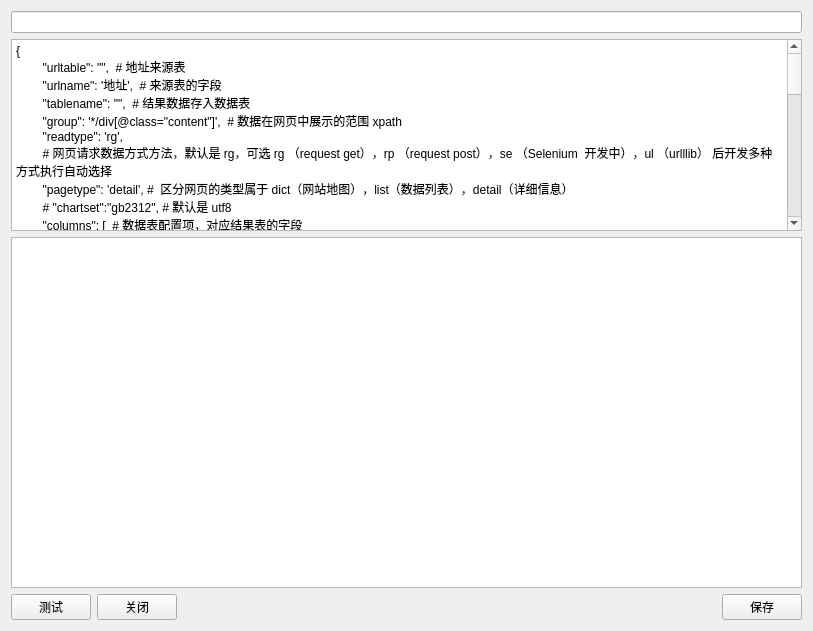
<?xml version="1.0" encoding="UTF-8"?>
<ui version="4.0">
 <class>Form</class>
 <widget class="QWidget" name="Form">
  <property name="geometry">
   <rect>
    <x>0</x>
    <y>0</y>
    <width>813</width>
    <height>631</height>
   </rect>
  </property>
  <property name="sizePolicy">
   <sizepolicy hsizetype="Expanding" vsizetype="Expanding">
    <horstretch>0</horstretch>
    <verstretch>0</verstretch>
   </sizepolicy>
  </property>
  <property name="windowTitle">
   <string>Form</string>
  </property>
  <layout class="QGridLayout" name="gridLayout">
   <item row="5" column="1">
    <widget class="QPushButton" name="pushButton_3">
     <property name="minimumSize">
      <size>
       <width>60</width>
       <height>0</height>
      </size>
     </property>
     <property name="maximumSize">
      <size>
       <width>80</width>
       <height>16777215</height>
      </size>
     </property>
     <property name="text">
      <string>关闭</string>
     </property>
    </widget>
   </item>
   <item row="0" column="0" colspan="6">
    <widget class="QLineEdit" name="lineEdit">
     <property name="sizePolicy">
      <sizepolicy hsizetype="Expanding" vsizetype="Fixed">
       <horstretch>0</horstretch>
       <verstretch>0</verstretch>
      </sizepolicy>
     </property>
     <property name="minimumSize">
      <size>
       <width>200</width>
       <height>0</height>
      </size>
     </property>
    </widget>
   </item>
   <item row="5" column="0">
    <widget class="QPushButton" name="pushButton_2">
     <property name="minimumSize">
      <size>
       <width>60</width>
       <height>0</height>
      </size>
     </property>
     <property name="maximumSize">
      <size>
       <width>80</width>
       <height>16777215</height>
      </size>
     </property>
     <property name="text">
      <string>测试</string>
     </property>
    </widget>
   </item>
   <item row="5" column="5">
    <widget class="QPushButton" name="pushButton_4">
     <property name="maximumSize">
      <size>
       <width>80</width>
       <height>16777215</height>
      </size>
     </property>
     <property name="text">
      <string>保存</string>
     </property>
    </widget>
   </item>
   <item row="1" column="0" colspan="6">
    <widget class="QPlainTextEdit" name="plainTextEdit">
     <property name="sizePolicy">
      <sizepolicy hsizetype="Ignored" vsizetype="Minimum">
       <horstretch>0</horstretch>
       <verstretch>0</verstretch>
      </sizepolicy>
     </property>
     <property name="minimumSize">
      <size>
       <width>0</width>
       <height>100</height>
      </size>
     </property>
     <property name="plainText">
      <string>{
        &quot;urltable&quot;: &quot;&quot;,  # 地址来源表
        &quot;urlname&quot;: '地址',  # 来源表的字段
        &quot;tablename&quot;: &quot;&quot;,  # 结果数据存入数据表
        &quot;group&quot;: '*/div[@class=&quot;content&quot;]',  # 数据在网页中展示的范围 xpath
        &quot;readtype&quot;: 'rg',
        # 网页请求数据方式方法，默认是 rg，可选 rg （request get），rp （request post），se （Selenium  开发中），ul （urlllib） 后开发多种方式执行自动选择
        &quot;pagetype&quot;: 'detail', #  区分网页的类型属于 dict（网站地图），list（数据列表），detail（详细信息）
        # &quot;chartset&quot;:&quot;gb2312&quot;, # 默认是 utf8
        &quot;columns&quot;: [  # 数据表配置项，对应结果表的字段
            {&quot;类型&quot;: &quot;主键&quot;,  # 系统默认类型包括 主键，不解析，本地连接，采集时间，文本，连接，图片，数组，context，list
             &quot;名称&quot;: &quot;主键&quot;,  # 当类型为主键时，规则 可选uuid （随机生成），md5（必须有 连接 属性） 两种
             &quot;规则&quot;: &quot;md5&quot;,  # 规则一般使用 xpath 规则，极个别系统配置不采用xpath 比如主键，本地连接，采集时间，不解析（规则原文本返回），
             &quot;连接&quot;: &quot;地址&quot;  # 除 类型，名称，规则 三个必须的属性外，其他会有额外的一些属性辅助，
                             # 例如  主键的md5必须有链接属性（属性值对应其他字段的名称），congtext 和 list代表包含更复杂的columns
             },
            {&quot;类型&quot;: &quot;不解析&quot;, &quot;名称&quot;: &quot;网站&quot;, &quot;规则&quot;: &quot;学习资料库&quot;},
            {&quot;类型&quot;: &quot;本地连接&quot;, &quot;名称&quot;: &quot;地址&quot;, &quot;规则&quot;: &quot;&quot;, },
            {&quot;类型&quot;: &quot;采集时间&quot;, &quot;名称&quot;: &quot;采集时间&quot;, &quot;规则&quot;: &quot;%Y.%m.%d %H:%M:%S&quot;, },
            {&quot;类型&quot;: &quot;文本&quot;, &quot;名称&quot;: &quot;标题&quot;, &quot;规则&quot;: &quot;./h1/text()&quot;},
            {&quot;类型&quot;: &quot;图片&quot;, &quot;名称&quot;: &quot;图片&quot;, &quot;规则&quot;: './/div[@class=&quot;cont_l&quot;]/div[@class=&quot;cont_lt&quot;]/img/@src'},
            
            {
                &quot;名称&quot;: '资料介绍',
                &quot;类型&quot;: 'context',
                &quot;规则&quot;: './/div[@class=&quot;download&quot;]/div[@class=&quot;download-left&quot;]',
                &quot;columns&quot;: [
                    {&quot;名称&quot;: &quot;资料介绍&quot;, &quot;规则&quot;: './/div[@class=&quot;info-content&quot;]', &quot;类型&quot;: &quot;源代码&quot;},
                ]
            }, {
                &quot;名称&quot;: '下载文件',
                &quot;类型&quot;: 'list',
                &quot;规则&quot;: './/div[@id=&quot;download&quot;]/table//tr',
                &quot;columns&quot;: [
                    {&quot;名称&quot;: &quot;文件名&quot;, &quot;规则&quot;: './td[1]/a/text()', &quot;类型&quot;: &quot;文本&quot;},
                    {&quot;名称&quot;: &quot;下载地址&quot;, &quot;规则&quot;: './td[1]/a/@href', &quot;类型&quot;: &quot;连接&quot;},
                    {&quot;名称&quot;: &quot;离线地址&quot;, &quot;规则&quot;: './td[1]/div[@class=&quot;lixian-jpg&quot;]/a/@href', &quot;类型&quot;: &quot;连接&quot;},
                    {&quot;名称&quot;: &quot;文件大小&quot;, &quot;规则&quot;: './td[@align=&quot;center&quot;]/text()', &quot;类型&quot;: &quot;文本&quot;},
                ]
            }
        ],
        &quot;nextPage&quot;: '' # PageList 使用翻页配置 值用xpath配置 例如 '*//div[@class='pegebar']/a[@class='next']/@href'
    }</string>
     </property>
    </widget>
   </item>
   <item row="2" column="0" colspan="6">
    <widget class="QTextBrowser" name="textBrowser">
     <property name="minimumSize">
      <size>
       <width>0</width>
       <height>300</height>
      </size>
     </property>
    </widget>
   </item>
  </layout>
 </widget>
 <resources/>
 <connections/>
</ui>
